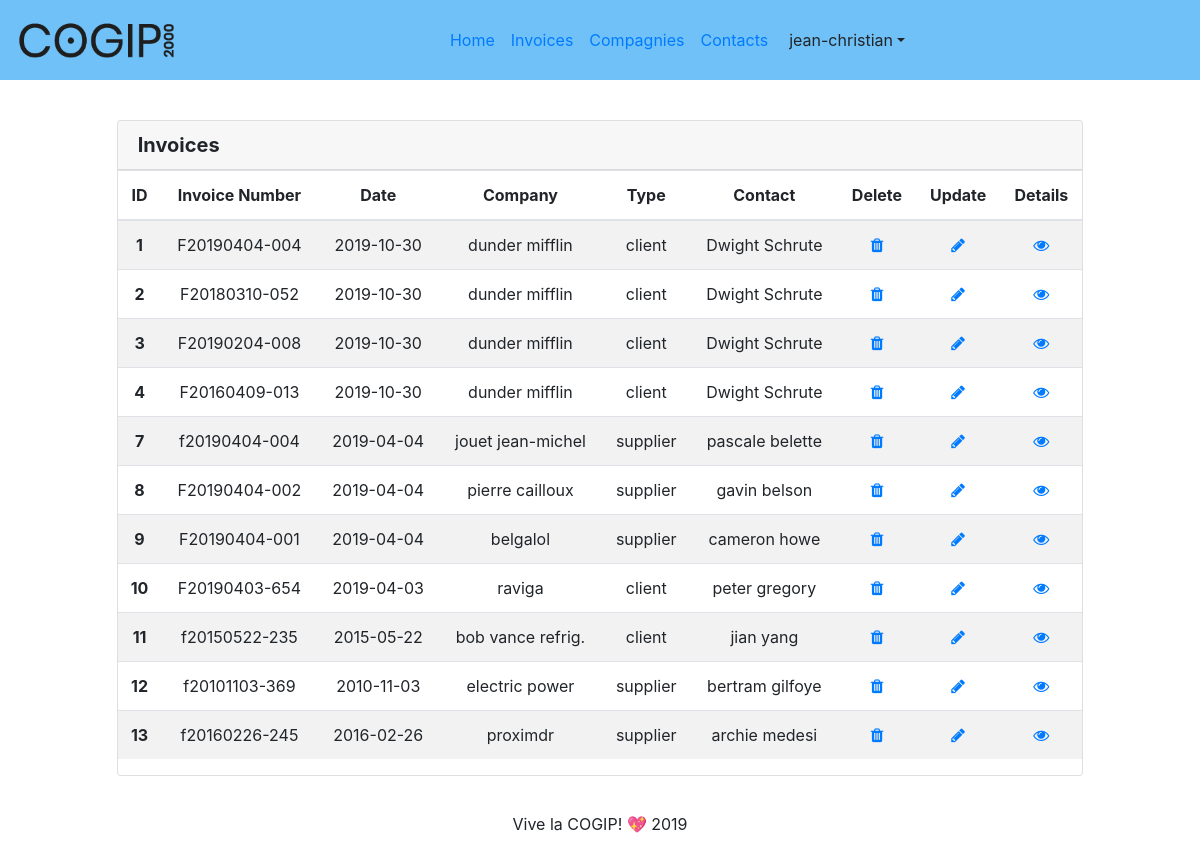
/?page=invoices (signed in), run on an earlier commit of the app's database.
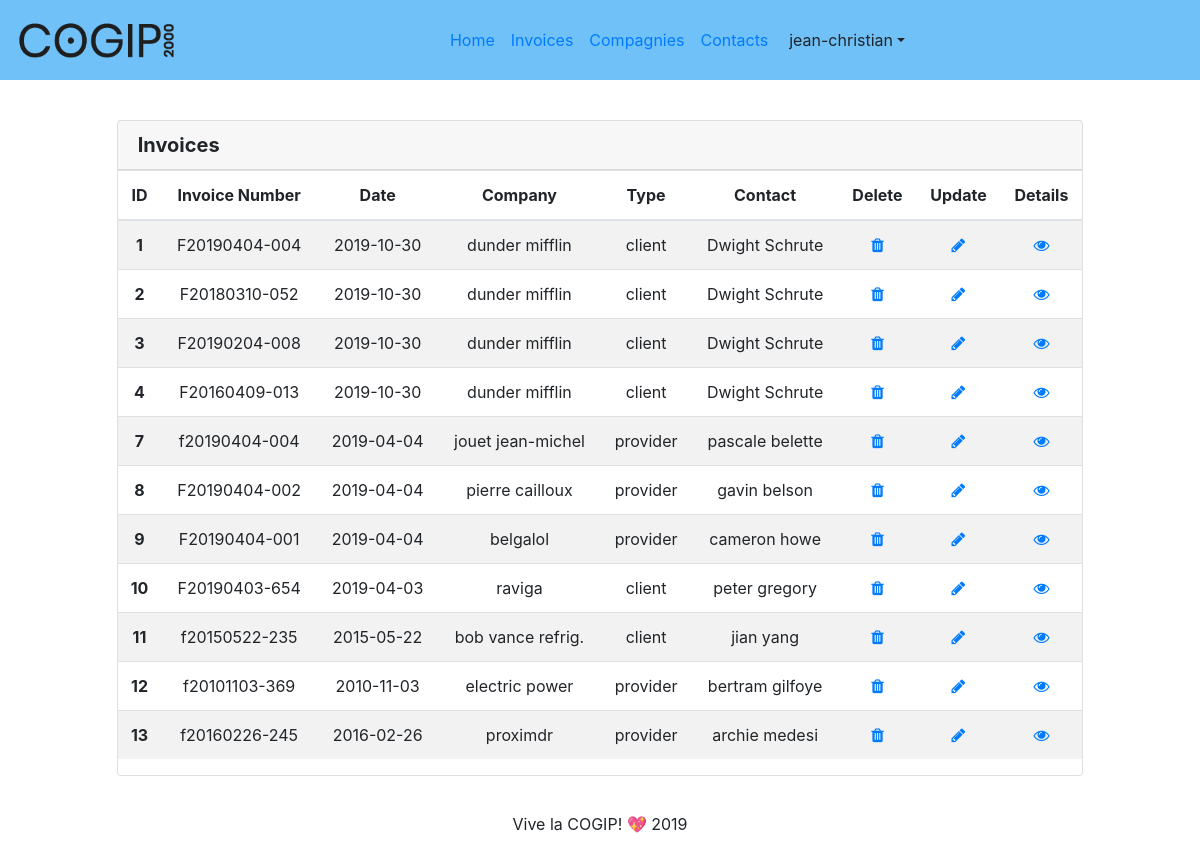
And on a later commit of the database.
### tables this page shows
CREATE TABLE `invoices` (
  `ID` int(11) NOT NULL,
  `number` varchar(255) NOT NULL,
  `date` timestamp NOT NULL DEFAULT current_timestamp(),
  `company` int(11) NOT NULL,
  `company_type` int(11) NOT NULL,
  `contact` int(11) NOT NULL
);

CREATE TABLE `company` (
  `ID` int(11) NOT NULL,
  `company_name` varchar(200) NOT NULL,
  `VAT` varchar(255) NOT NULL,
  `country` varchar(255) NOT NULL,
  `type` int(11) NOT NULL
);

CREATE TABLE `type` (
  `ID` int(11) NOT NULL,
  `company_type` varchar(100) NOT NULL
);

### index.php (called while the page is built, shortened)
<?php
require 'view/component/header-component.php';
require 'routing.php';
routing();
require 'view/component/footer-component.php';
?>

### controller/invoices-ctrl.php (called while the page is built, shortened)
<?php
$invoices_data = get_many_invoices();
require 'view/invoices-view.php';
?>

### model/GLOBfunction.php (called while the page is built, shortened)
<?php
function get_many_invoices($limit = 20) {
   global $pdo;
   $sql = <<<SQL
   SELECT
      invoices.id AS invoice_id,
      invoices.number,
      invoices.date,
      invoices.company,
      company.company_name,
      invoices.company_type,
      type.company_type,
      invoices.contact,
      concat(contacts.first_name, ' ', contacts.last_name) AS contacts_full_name
   FROM invoices
   JOIN company
      ON invoices.company = company.id
   JOIN type
      ON invoices.company_type = type.id
   JOIN contacts
      ON invoices.contact = contacts.id
   ORDER BY invoices.id DESC
   LIMIT $limit
SQL;
   $stmt = $pdo->prepare($sql);
   $stmt->execute();
   $data = $stmt->fetchAll();
   return array_reverse($data);
}
?>

### view/invoices-view.php (the view)
<div id="lastInvoice" class="globalelement row justify-content-center">
    <div class="card text-center col-md-10">
        <h5 class="row card-header">
        <strong class="invoices">Invoices</strong>
        </h5>
        <div class="row justify-content-center">
            <table class="table table-striped table-responsive-sm">
                <thead>
                    <tr>
                        <th scope="col">ID</th>
                        <th scope="col">Invoice Number</th>
                        <th scope="col">Date</th>
                        <th scope="col">Company</th>
                        <th scope="col">Type</th>
                        <th scope="col">Contact</th>
                        <th scope="col">Delete</th>
                        <th scope="col">Update</th>
                        <th scope="col">Details</th>
                    </tr>
                </thead>
                <tbody>
                    <?php foreach($invoices_data as $invoice) :?>
                    <tr>
                        <th scope="row"><?=$invoice['invoice_id']?></th>
                        <td><?=$invoice['number']?></td>
                        <td><?=date('Y-m-d', strtotime($invoice['date']))?></td>
                        <td><?=$invoice['company_name']?></td>
                        <td><?=$invoice['company_type']?></td>
                        <td><?=$invoice['contacts_full_name']?></td>
                        <?php if ($_SESSION['rights'] === 'god') :?>
                        <td><a href="?page=invoices-delete&id=<?=$invoice['invoice_id']?>" class="fa fa-trash" aria-hidden="true"></a></td>
                        <td><a href="?page=invoices-edit&id=<?=$invoice['invoice_id']?>" class="fa fa-pencil" aria-hidden="true"></a></td>
                        <td><a href="?page=invoices-details&id=<?=$invoice['invoice_id']?>" class="fa fa-eye" aria-hidden="true"></a></td>
                        <?php endif ?>
                    </tr>
                    <?php endforeach ?>
                </tbody>
            </table>
        </div>
    </div>
</div>

### view/component/header-component.php (shortened to what this page needs)
<!DOCTYPE html>
<html lang="en">
<head>
    <link rel="stylesheet" href="https://stackpath.bootstrapcdn.com/bootstrap/4.3.1/css/bootstrap.min.css">
    <link href="https://stackpath.bootstrapcdn.com/font-awesome/4.7.0/css/font-awesome.min.css" rel="stylesheet">
    <link rel="stylesheet" href="assets/style/style.css">
</head>
<body>

### view/component/menu-component.php (shortened to what this page needs)
<nav class="navbar navbar-expand-lg band">
  <img class="logo" src="assets/img/logo-black.png">
  <div class="collapse navbar-collapse justify-content-center" id="navbarNavAltMarkup">
    <div class="navbar-nav">
      <a class="nav-item nav-link active" href="?page=home">Home<span class="sr-only"><?php $page ?></span></a>
      <a class="nav-item nav-link" href="?page=invoices">Invoices</a>
      <a class="nav-item nav-link" href="?page=compagnies">Compagnies</a>
      <a class="nav-item nav-link" href="?page=contacts">Contacts</a>
      <div class="btn-group dropdown">
      <button type="button" class="btn dropdown-toggle" data-toggle="dropdown" aria-haspopup="true" aria-expanded="false"><?=$_SESSION['username']?></button>
      </div>
    </div>
  </div>
</nav>

### routing.php (shortened to what this page needs)
<?php
function routing () {
   require 'view/component/menu-component.php';
   if (!empty($_GET['page'])) {
       $page = trim(addslashes($_GET['page']));
       $path = "controller/$page-ctrl.php";
   }
   else {
       require 'controller/home-ctrl.php';
       return;
   }
   if (is_file($path)) {
       require $path;
   }
   else {
       echo "Error 404: $page page not found";
       return;
   }
}

### view/component/footer-component.php (shortened to what this page needs)
  <footer class="page-footer font-small blue">
    <div class="footer-copyright text-center py-3">
    Vive la COGIP! 💖 <?php print date('Y');?>
    </div>
  </footer>
</body>

### assets/style/style.css (style rules this page uses)
body { height: 100%; background-color: white; }
nav { margin-bottom: 5vh; }
.band { height: 10vh; background-color: rgb(112, 193, 247); color: black; }
.logo { width: 20vh; height: auto; }
.globalelement { margin: 20px; }

What changed in the data, as far as the page shows it:
changed through a linked row, invoices "jouet jean-michel": company_type.company_type "supplier" → "provider"
changed through a linked row, invoices "pierre cailloux": company_type.company_type "supplier" → "provider"
changed through a linked row, invoices "belgalol": company_type.company_type "supplier" → "provider"
changed through a linked row, invoices "electric power": company_type.company_type "supplier" → "provider"
changed through a linked row, invoices "proximdr": company_type.company_type "supplier" → "provider"
